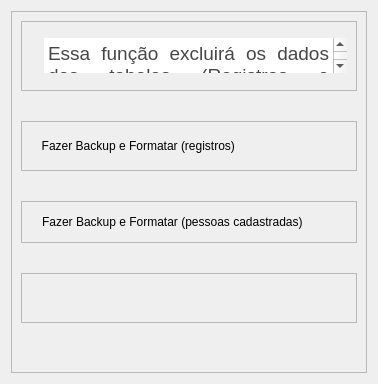
             <widget class="QWidget" name="page_17">
              <layout class="QVBoxLayout" name="verticalLayout_10">
               <item>
                <widget class="QFrame" name="frame_36">
                 <property name="layoutDirection">
                  <enum>Qt::LeftToRight</enum>
                 </property>
                 <property name="frameShape">
                  <enum>QFrame::StyledPanel</enum>
                 </property>
                 <property name="frameShadow">
                  <enum>QFrame::Raised</enum>
                 </property>
                 <property name="lineWidth">
                  <number>1</number>
                 </property>
                 <property name="midLineWidth">
                  <number>0</number>
                 </property>
                 <layout class="QVBoxLayout" name="verticalLayout_9">
                  <property name="spacing">
                   <number>30</number>
                  </property>
                  <item>
                   <widget class="QFrame" name="frame_37">
                    <property name="minimumSize">
                     <size>
                      <width>0</width>
                      <height>70</height>
                     </size>
                    </property>
                    <property name="maximumSize">
                     <size>
                      <width>16777215</width>
                      <height>70</height>
                     </size>
                    </property>
                    <property name="frameShape">
                     <enum>QFrame::StyledPanel</enum>
                    </property>
                    <property name="frameShadow">
                     <enum>QFrame::Raised</enum>
                    </property>
                    <layout class="QHBoxLayout" name="horizontalLayout_39">
                     <item>
                      <widget class="QLabel" name="label_24">
                       <property name="maximumSize">
                        <size>
                         <width>50</width>
                         <height>50</height>
                        </size>
                       </property>
                       <property name="text">
                        <string/>
                       </property>
                       <property name="pixmap">
                        <pixmap>icon/sign-warning-icon_34355.png</pixmap>
                       </property>
                       <property name="scaledContents">
                        <bool>true</bool>
                       </property>
                      </widget>
                     </item>
                     <item>
                      <widget class="QTextEdit" name="textEdit">
                       <property name="maximumSize">
                        <size>
                         <width>16777215</width>
                         <height>35</height>
                        </size>
                       </property>
                       <property name="frameShape">
                        <enum>QFrame::NoFrame</enum>
                       </property>
                       <property name="readOnly">
                        <bool>true</bool>
                       </property>
                       <property name="html">
                        <string>&lt;!DOCTYPE HTML PUBLIC &quot;-//W3C//DTD HTML 4.0//EN&quot; &quot;http://www.w3.org/TR/REC-html40/strict.dtd&quot;&gt;
&lt;html&gt;&lt;head&gt;&lt;meta name=&quot;qrichtext&quot; content=&quot;1&quot; /&gt;&lt;style type=&quot;text/css&quot;&gt;
p, li { white-space: pre-wrap; }
&lt;/style&gt;&lt;/head&gt;&lt;body style=&quot; font-family:'MS Shell Dlg 2'; font-size:7.8pt; font-weight:400; font-style:normal;&quot;&gt;
&lt;p align=&quot;justify&quot; style=&quot; margin-top:0px; margin-bottom:0px; margin-left:0px; margin-right:0px; -qt-block-indent:0; text-indent:0px;&quot;&gt;&lt;a name=&quot;docs-internal-guid-e88e69b3-7fff-5210-3fbf-b643ab36fd25&quot;&gt;&lt;/a&gt;&lt;span style=&quot; font-family:'Arial'; font-size:14pt; color:#474747; background-color:transparent;&quot;&gt;E&lt;/span&gt;&lt;span style=&quot; font-family:'Arial'; font-size:14pt; color:#474747; background-color:transparent;&quot;&gt;ssa função excluirá os dados das tabelas (Registros e Pessoas Cadastradas), gerando um arquivo .xlsx com os dados salvos até o momento.&lt;/span&gt;&lt;/p&gt;&lt;/body&gt;&lt;/html&gt;</string>
                       </property>
                      </widget>
                     </item>
                    </layout>
                   </widget>
                  </item>
                  <item>
                   <widget class="QFrame" name="frame_38">
                    <property name="minimumSize">
                     <size>
                      <width>0</width>
                      <height>50</height>
                     </size>
                    </property>
                    <property name="frameShape">
                     <enum>QFrame::StyledPanel</enum>
                    </property>
                    <property name="frameShadow">
                     <enum>QFrame::Raised</enum>
                    </property>
                    <layout class="QHBoxLayout" name="horizontalLayout_36">
                     <item>
                      <widget class="QPushButton" name="backup_registro">
                       <property name="maximumSize">
                        <size>
                         <width>16777215</width>
                         <height>16777215</height>
                        </size>
                       </property>
                       <property name="focusPolicy">
                        <enum>Qt::NoFocus</enum>
                       </property>
                       <property name="styleSheet">
                        <string notr="true">QPushButton{
	font: 18pt &quot;Yu Gothic UI&quot;;
}
QPushButton:hover{
	color: rgb(81, 81, 81);
}
QPushButton:pressed{
color: rgb(103, 172, 255);
}

</string>
                       </property>
                       <property name="text">
                        <string>  Fazer Backup e Formatar (registros)</string>
                       </property>
                       <property name="icon">
                        <iconset>
                         <normaloff>icon/backup_26854.png</normaloff>icon/backup_26854.png</iconset>
                       </property>
                       <property name="iconSize">
                        <size>
                         <width>45</width>
                         <height>45</height>
                        </size>
                       </property>
                       <property name="flat">
                        <bool>true</bool>
                       </property>
                      </widget>
                     </item>
                     <item>
                      <spacer name="horizontalSpacer_19">
                       <property name="orientation">
                        <enum>Qt::Horizontal</enum>
                       </property>
                       <property name="sizeHint" stdset="0">
                        <size>
                         <width>40</width>
                         <height>20</height>
                        </size>
                       </property>
                      </spacer>
                     </item>
                    </layout>
                   </widget>
                  </item>
                  <item>
                   <widget class="QFrame" name="frame_39">
                    <property name="frameShape">
                     <enum>QFrame::StyledPanel</enum>
                    </property>
                    <property name="frameShadow">
                     <enum>QFrame::Raised</enum>
                    </property>
                    <layout class="QHBoxLayout" name="horizontalLayout_37">
                     <item>
                      <widget class="QPushButton" name="backup_pessoa">
                       <property name="maximumSize">
                        <size>
                         <width>16777215</width>
                         <height>16777215</height>
                        </size>
                       </property>
                       <property name="focusPolicy">
                        <enum>Qt::NoFocus</enum>
                       </property>
                       <property name="styleSheet">
                        <string notr="true">QPushButton{
	font: 18pt &quot;Yu Gothic UI&quot;;
}
QPushButton:hover{
	color: rgb(81, 81, 81);
}
QPushButton:pressed{
color: rgb(103, 172, 255);
}

</string>
                       </property>
                       <property name="text">
                        <string>  Fazer Backup e Formatar (pessoas cadastradas)</string>
                       </property>
                       <property name="icon">
                        <iconset>
                         <normaloff>icon/backup_26854.png</normaloff>icon/backup_26854.png</iconset>
                       </property>
                       <property name="iconSize">
                        <size>
                         <width>45</width>
                         <height>45</height>
                        </size>
                       </property>
                       <property name="flat">
                        <bool>true</bool>
                       </property>
                      </widget>
                     </item>
                     <item>
                      <spacer name="horizontalSpacer_20">
                       <property name="orientation">
                        <enum>Qt::Horizontal</enum>
                       </property>
                       <property name="sizeHint" stdset="0">
                        <size>
                         <width>40</width>
                         <height>20</height>
                        </size>
                       </property>
                      </spacer>
                     </item>
                    </layout>
                   </widget>
                  </item>
                  <item>
                   <widget class="QFrame" name="frame_40">
                    <property name="minimumSize">
                     <size>
                      <width>0</width>
                      <height>50</height>
                     </size>
                    </property>
                    <property name="frameShape">
                     <enum>QFrame::StyledPanel</enum>
                    </property>
                    <property name="frameShadow">
                     <enum>QFrame::Raised</enum>
                    </property>
                    <layout class="QHBoxLayout" name="horizontalLayout_38"/>
                   </widget>
                  </item>
                  <item>
                   <spacer name="verticalSpacer_2">
                    <property name="orientation">
                     <enum>Qt::Vertical</enum>
                    </property>
                    <property name="sizeHint" stdset="0">
                     <size>
                      <width>20</width>
                      <height>40</height>
                     </size>
                    </property>
                   </spacer>
                  </item>
                 </layout>
                </widget>
               </item>
              </layout>
             </widget>
